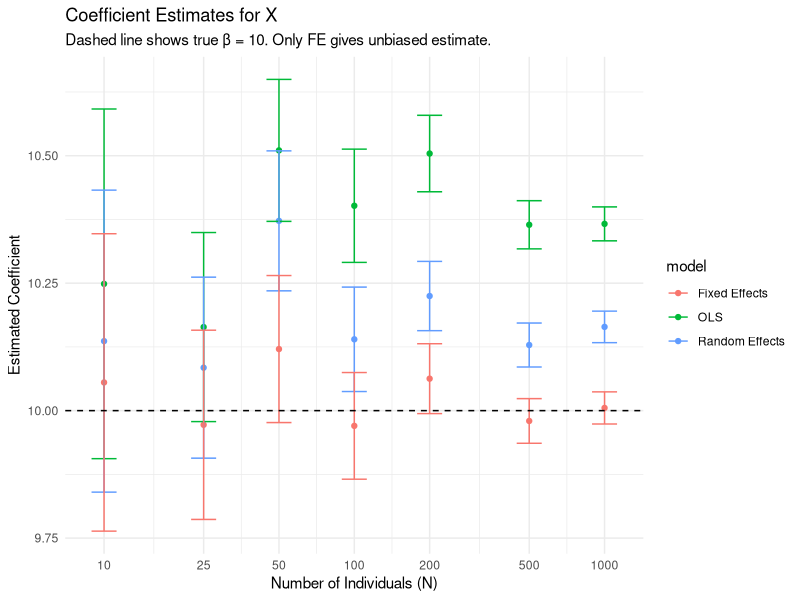
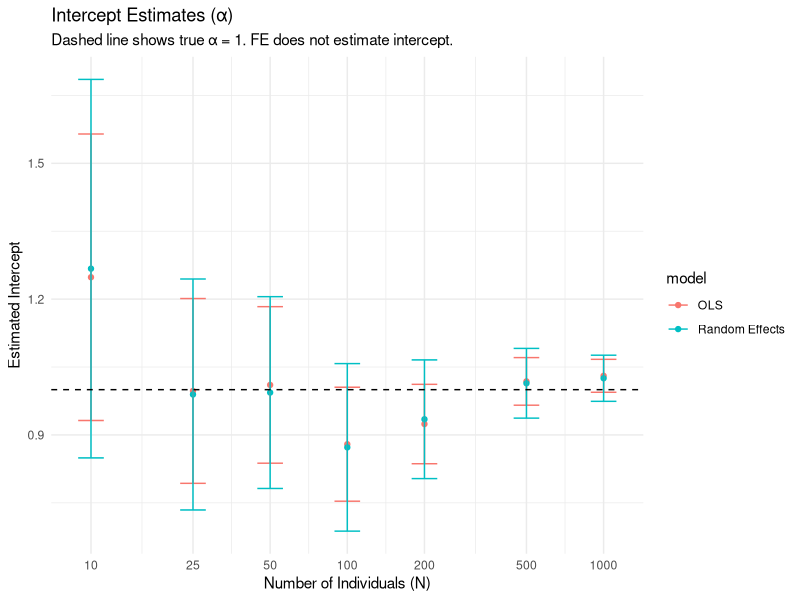

Write the R code that produced these figures, in order.
## ---- chunk 1

library(tidyverse)
library(plm)
library(broom)

## ---- chunk 2

# random seed
set.seed(1)

# Parameter Values
N_values <- c(10, 25, 50, 100, 200, 500, 1000)
T <- 5

alpha <- 1
beta <- 10

sigma_eta <- 1
sigma_eps <- 1

## ---- chunk 3

# Function to simulate and estimate models
simulate_and_estimate <- function(N) {
  
  id <- rep(1:N, each = T)
  time <- rep(1:T, times = N)
  
  eta_i <- rnorm(N, 0, sigma_eta)
  eta <- rep(eta_i, each = T)
  
  # Induce correlation: X depends on eta_i
  X <- rep(0, N * T)
  for (i in 1:N) {
    X[((i - 1) * T + 1):(i * T)] <- 0.5 * eta_i[i] + rnorm(T)
  }
  
  eps <- rnorm(N * T, 0, sigma_eps)
  Y <- alpha + beta * X + eta + eps
  
  data <- tibble(id = factor(id), time, X, Y)
  
  ols <- lm(Y ~ X, data = data)
  re  <- plm(Y ~ X, data = data, index = c("id", "time"), model = "random")
  fe  <- plm(Y ~ X, data = data, index = c("id", "time"), model = "within")
  
  bind_rows(
    tidy(ols, conf.int = TRUE) |> mutate(model = "OLS", N = N),
    tidy(re, conf.int = TRUE)  |> mutate(model = "Random Effects", N = N),
    tidy(fe, conf.int = TRUE)  |> mutate(model = "Fixed Effects", N = N)
  )

}

## ---- chunk 4

# run simulations
results <- map_dfr(N_values, simulate_and_estimate)

## ---- chunk 5

results %>% 
  filter(term == "X") %>% 
  ggplot(aes(x = N, y = estimate, color = model)) +
  geom_point() +
  geom_errorbar(aes(ymin = conf.low, ymax = conf.high), width = 0.1) +
  scale_x_continuous(trans = "log10", breaks = N_values) +
  geom_hline(yintercept = beta, linetype = "dashed", color = "black") +
  labs(
    title = "Coefficient Estimates for X",
    subtitle = "Dashed line shows true β = 10. Only FE gives unbiased estimate.",
    y = "Estimated Coefficient", x = "Number of Individuals (N)"
  ) +
  theme_minimal()

## ---- chunk 6

results %>% 
  filter(term == "(Intercept)", model != "Fixed Effects") %>% 
  ggplot(aes(x = N, y = estimate, color = model)) +
  geom_point() +
  geom_errorbar(aes(ymin = conf.low, ymax = conf.high), width = 0.1) +
  scale_x_continuous(trans = "log10", breaks = N_values) +
  geom_hline(yintercept = alpha, linetype = "dashed", color = "black") +
  labs(
    title = "Intercept Estimates (α)",
    subtitle = "Dashed line shows true α = 1. FE does not estimate intercept.",
    y = "Estimated Intercept", x = "Number of Individuals (N)"
  ) +
  theme_minimal()
